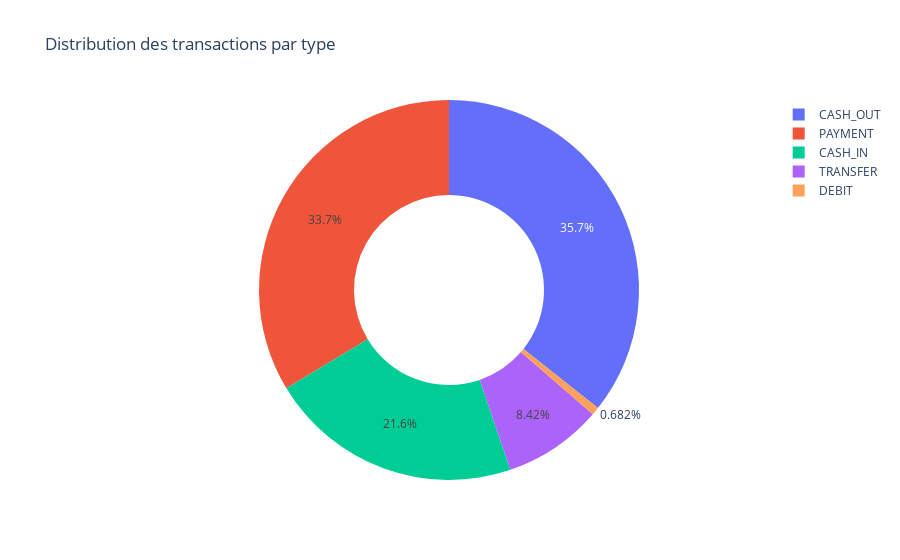

The code cell stored with this chart in its notebook:
### Code cell
# distribution des transactions par type

type = Data["type"].value_counts()
transactions = type.index
quantity = type.values

import plotly.express as px
figure = px.pie(Data,
                values=quantity,
                names=transactions,hole=0.5,
                title="Distribution des transactions par type")
figure.show()

### Figure 1 — Plotly figure (JSON) as saved in the notebook; plotly's stock layout.template omitted (floating-point values rounded to 4 significant figures)
{"data": [{"domain": {"x": [0, 1], "y": [0, 1]}, "hole": 0.5, "hovertemplate": "label=%{label}<br>value=%{value}<extra></extra>", "labels": ["CASH_OUT", "PAYMENT", "CASH_IN", "TRANSFER", "DEBIT"], "legendgroup": "", "name": "", "showlegend": true, "type": "pie", "values": [17828, 16827, 10794, 4210, 341]}], "layout": {"legend": {"tracegroupgap": 0}, "title": {"text": "Distribution des transactions par type"}}}
